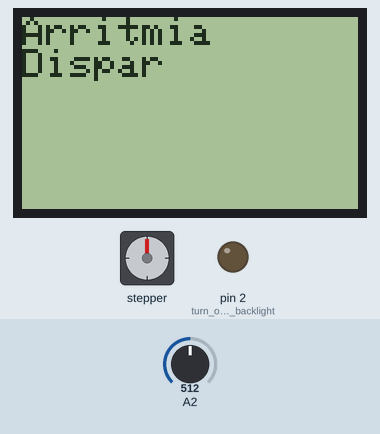
A sketch run on a simulated Arduino Uno, built with avr-gcc and run on an emulated ATmega328P. Shown: 84×48 one-colour display, stepper motor, output pins drawn as LEDs (lit = HIGH). The test bench sets the inputs (shaded band); at power-on: A2 = 512. Stepper angles assume 200 steps per turn; what the sketch prints to the serial monitor is not drawn.

Above: at 1.2 s.
1.3 s: A2 set to 174
2.8 s: A2 set to 144
At 3.36 s:
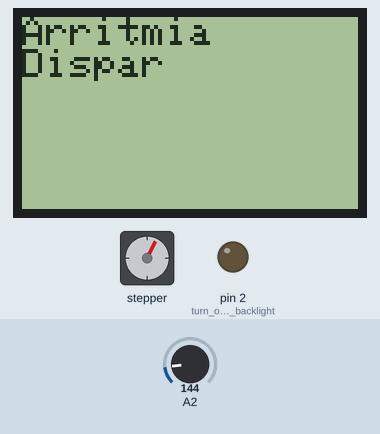
At 5.72 s:
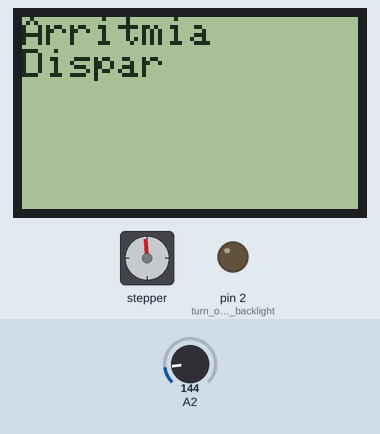
Timing chart, 0 to 15.9 s (numbered marks = the images above; inputs shaded):
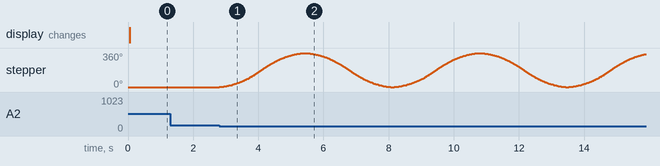

The sketch:

ac_expo_s09_simple.ino
```cpp
/**

  Actor Reactor - CLAC
  Taller de Espacios Expositivos e[ad]
  Octubre 2017


  "Vínculo Sinuoso"         s01     Javier, César

  "Descalce Ampliado"       s02     Catalina C, Bastián

  "Expansión Híbrida"       s03     Consuelo, Melisa, Carolina

  "Arritmia Dispar"         s04     Doyma, Javiera

  "Distension Palpitante"   s05     Bastián M, Monserrat

  "Elegancia Segmentada"    s06     MªIgnacia, Sofía S, Paul, Sam

  "Fragmentada Extension"   s07     Alejandro, Dominique, Javier

  "Impulso Acorazado"       s08     Consuelo, Marcelo

  "Asincronia Elevada"      s09     Sofía V. Catalina M.

*/

#include <SPI.h>
#include <Adafruit_GFX.h>
#include <Adafruit_PCD8544.h>
#include <AccelStepper.h>

float min_sensor = 30;
float max_sensor = 450;

float min_actuator = 0;
float max_actuator = 200;

float sonar_read = 0;
float triggerDist       = 200;    // distancia de activación

String NAME = "Arritmia\nDispar";

Adafruit_PCD8544 display = Adafruit_PCD8544(7, 5, 6, 4, 3);
AccelStepper stepper(2, 9, 8);

void setup() {
  Serial.begin(57600);
  pinMode(2, OUTPUT);     // turn on screen backlight 1
  pinMode(12, INPUT);

  digitalWrite(4, 0);
  digitalWrite(2, 0);     // turn on screen backlight 2

  stepper.setMaxSpeed(200);
  stepper.setSpeed(250);
  stepper.setAcceleration(100);

  display.begin();
  display.clearDisplay();
  display.display();
  display.setContrast(60);
  display.setRotation(2);
  display.println(NAME);
  display.display();
}

void loop() {
  sonar_read = analogRead(A2) * 1.26;
  sonar_read = constrain(sonar_read, min_sensor, max_sensor);
  Serial.println(sonar_read);
  if (sonar_read < triggerDist) {
    //sinusoidal();
    bounce();
  }
}

void sinusoidal() {
  Serial.println("sinusoidal...");
  for (float i = 0; i < PI; i += 0.01) {

    float newPos = sin(i) * max_actuator;
    stepper.moveTo(newPos);
    stepper.run();
    //Serial.print("*  ");
    //Serial.println(newPos);
  }
  Serial.println("listo...");
}

void bounce() {
  Serial.println("running...");
  stepper.runToNewPosition(max_actuator);
  delay(100);
  stepper.runToNewPosition(0);
  Serial.println("done!");
}
```

Measured:
- the behaviour switches between 159 and 158 on A2 (found by bisection; images 0 and 1)
- after the input at 1.3 s, every drawn part: stays the same
- after the input at 2.8 s, stepper: turns 360° clockwise in 2.6 s, then 360° counter-clockwise in 2.6 s, then 360° clockwise in 2.6 s, then 360° counter-clockwise in 2.6 s, and so on
